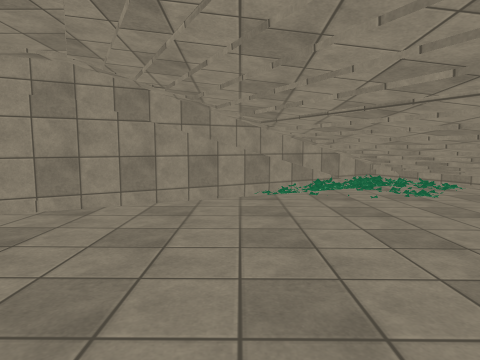
[1] (above)

16 first-person views from a walk through a scene from a Unity 3-D project. The camera is 1.3 m above the floor, tilts 6° down and sees 75° across. The floor is counted in squares, 1 m on a side. Each view is taken from the middle of a square. On the plan, view 1 faces up. The plan holds only what a view shows up to about 14 squares ahead; the rest is blank. The place goes on beyond the plan. Some animated figures are not drawn. Some surface patterns are stand-ins.

[2]
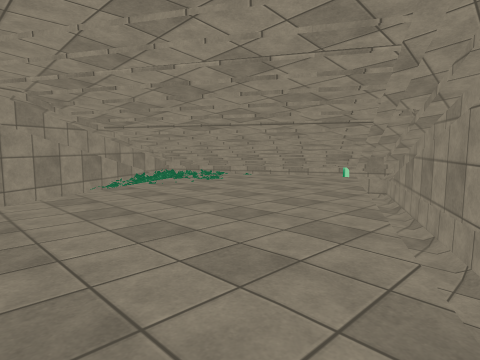

[3]
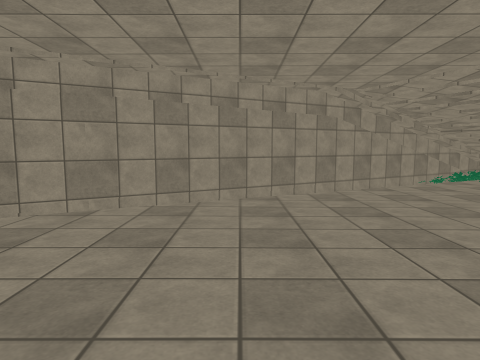

[4]
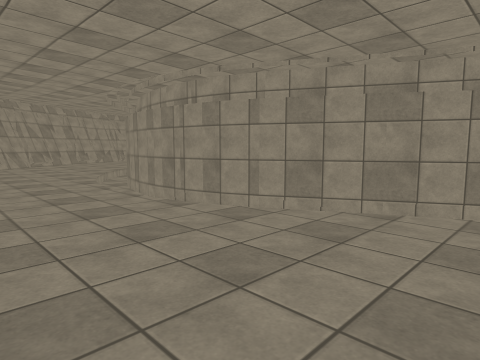

[5]
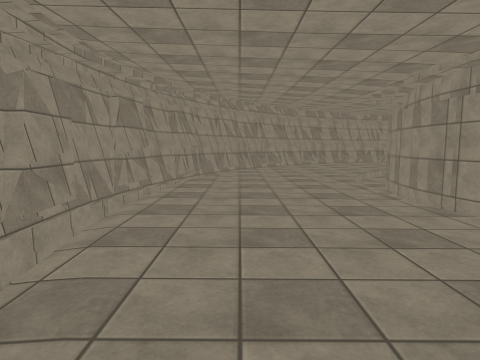

[6]
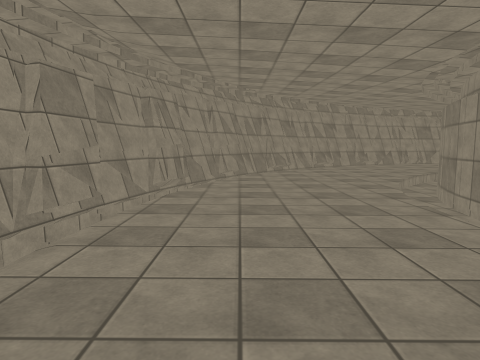

[7]
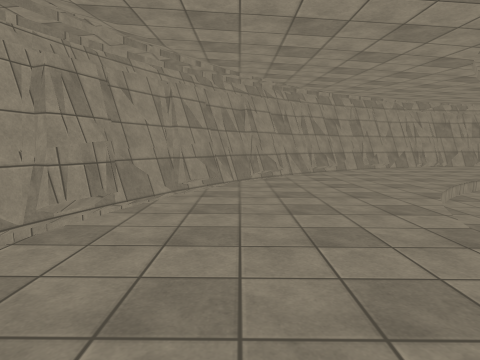

[8]
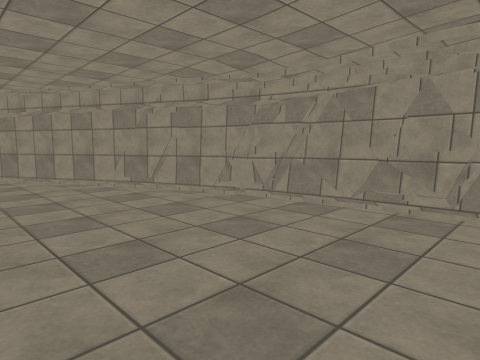

[9]
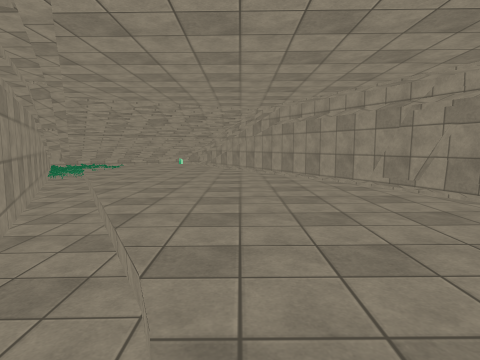

[10]
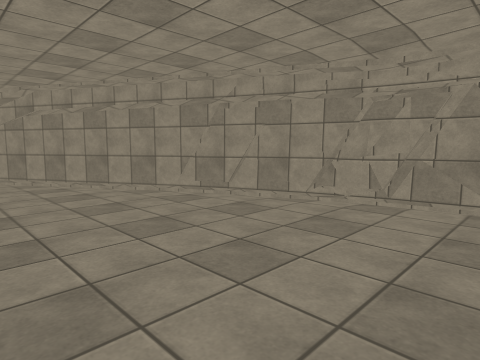

[11]
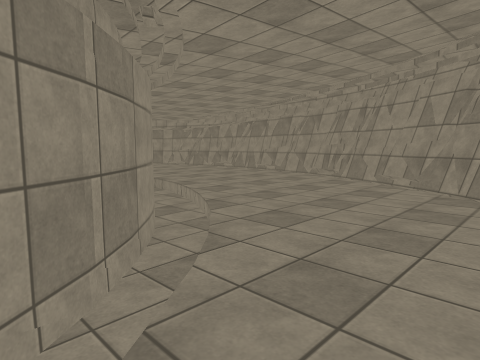

[12]
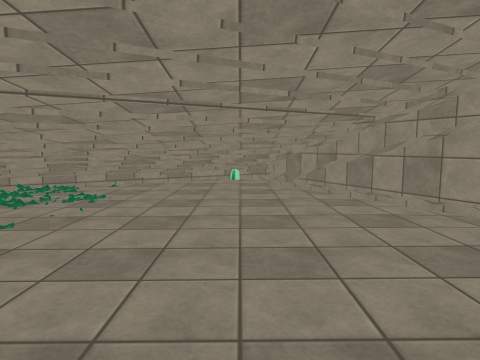

[13]
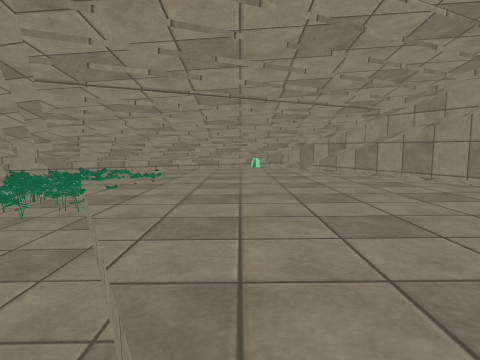

[14]
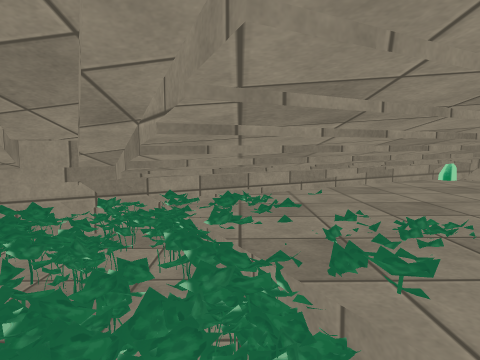

[15]
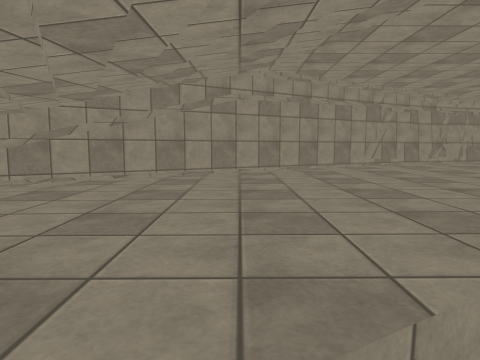

[16]
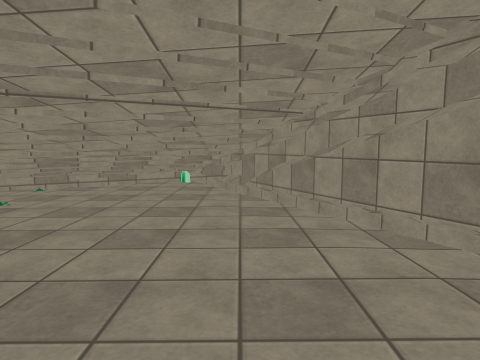

### Floor plan
Key: @ floor where view 1 was taken; # wall or solid block; . main floor; - floor 0.25 m lower than the main floor; _ floor 0.5 m lower than the main floor; / step, stairs or slope; = window, fence, low wall or low ledge; ~ liquid the walk can cross; ≈ liquid the walk keeps out of; ^ raised ledge; v drop or lower ground.
Columns run from 31 left of view 1 to 8 right of it. Each row starts with its distance up from view 1.
 14                                    ≈^^≈
 13                                  ≈###^^
 12                                 ##=≈^^^≈
 11                               ###_~^^^^^
 10                             ###___#^^^^^
  9                           ###___/.#^^^^^
  8                         ###___/...^^^^^^
  7 ./ ##                  ##___/..... ^^^^^
  6 ../_#                ###__//.......^^^^^
  5 .../###            ###__//..........^^^^
  4 ..../_##         ###__//............ #^^
  3 ...../_##      ###__-/............... ^^
  2 ....../-_v######__-/.................vv#
  1 ........//-_    -/.................vv###
  0 ............///................@.vvv##
 -1  ..............................vvvv##
 -2 #v...........................vvvv#
 -3 ##v........................vvvv#
 -4  ###v.....................vvv##
 -5    ###v................vv####
 -6     #####vv.........vv v##
 -7         #####vvvvv v#####
 -8            ##########

Where each view was taken, in squares from view 1:
view 1: 0 up, 0 right, facing up
view 2: 2 down, 4 left, facing up-right
view 3: 4 down, 8 left, facing up
view 4: 4 down, 9 left, facing up-left
view 5: 4 down, 9 left, facing left
view 6: 4 down, 13 left, facing left
view 7: 3 down, 17 left, facing left
view 8: 0 up, 17 left, facing down-right
view 9: 0 up, 17 left, facing right
view 10: 1 up, 14 left, facing down-right
view 11: 7 up, 31 left, facing down-right
view 12: 5 up, 3 left, facing right
view 13: 6 up, 5 left, facing right
view 14: 11 up, 2 right, facing right
view 15: 10 up, 1 right, facing down
view 16: 3 up, 2 left, facing right
